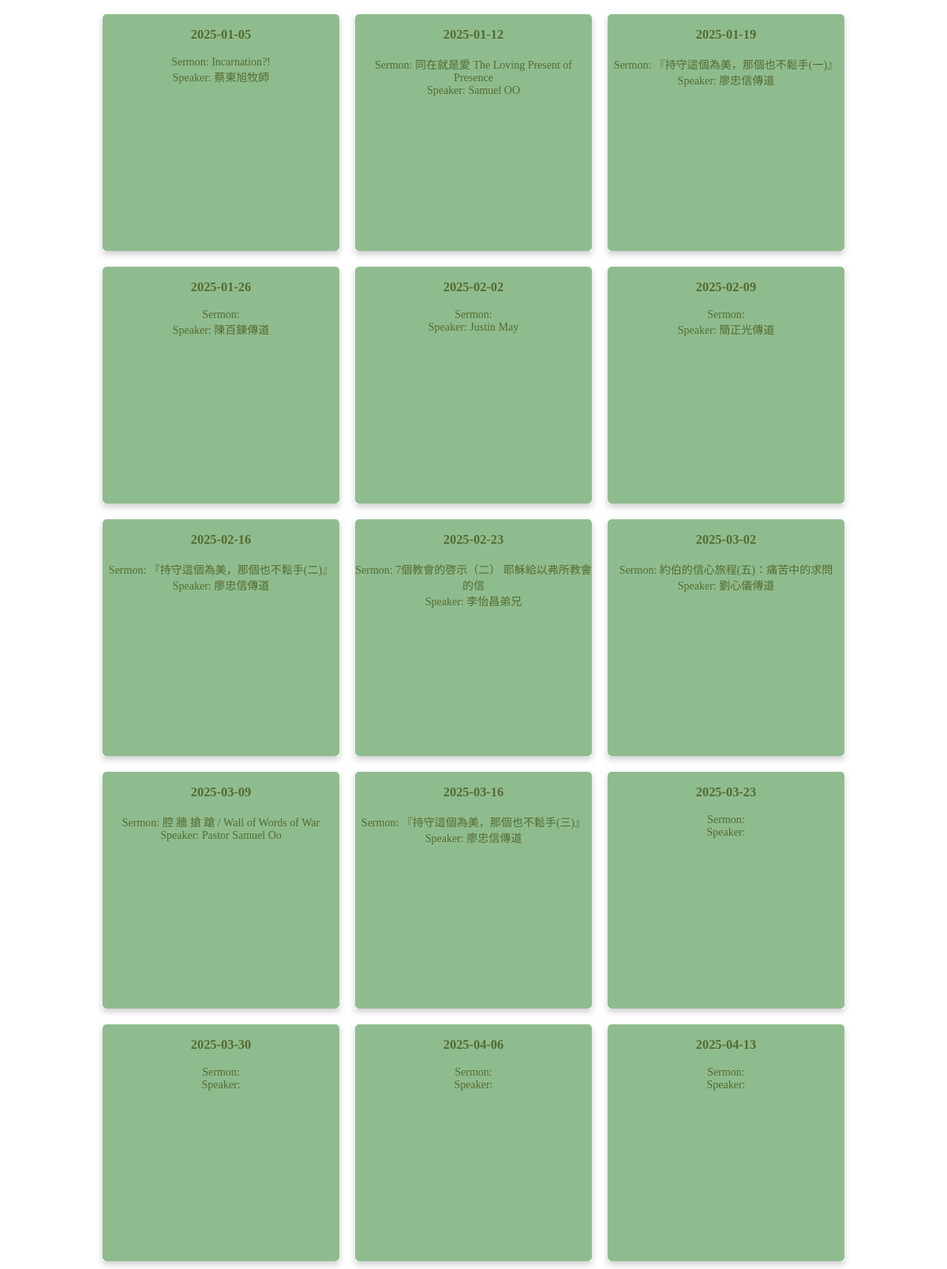
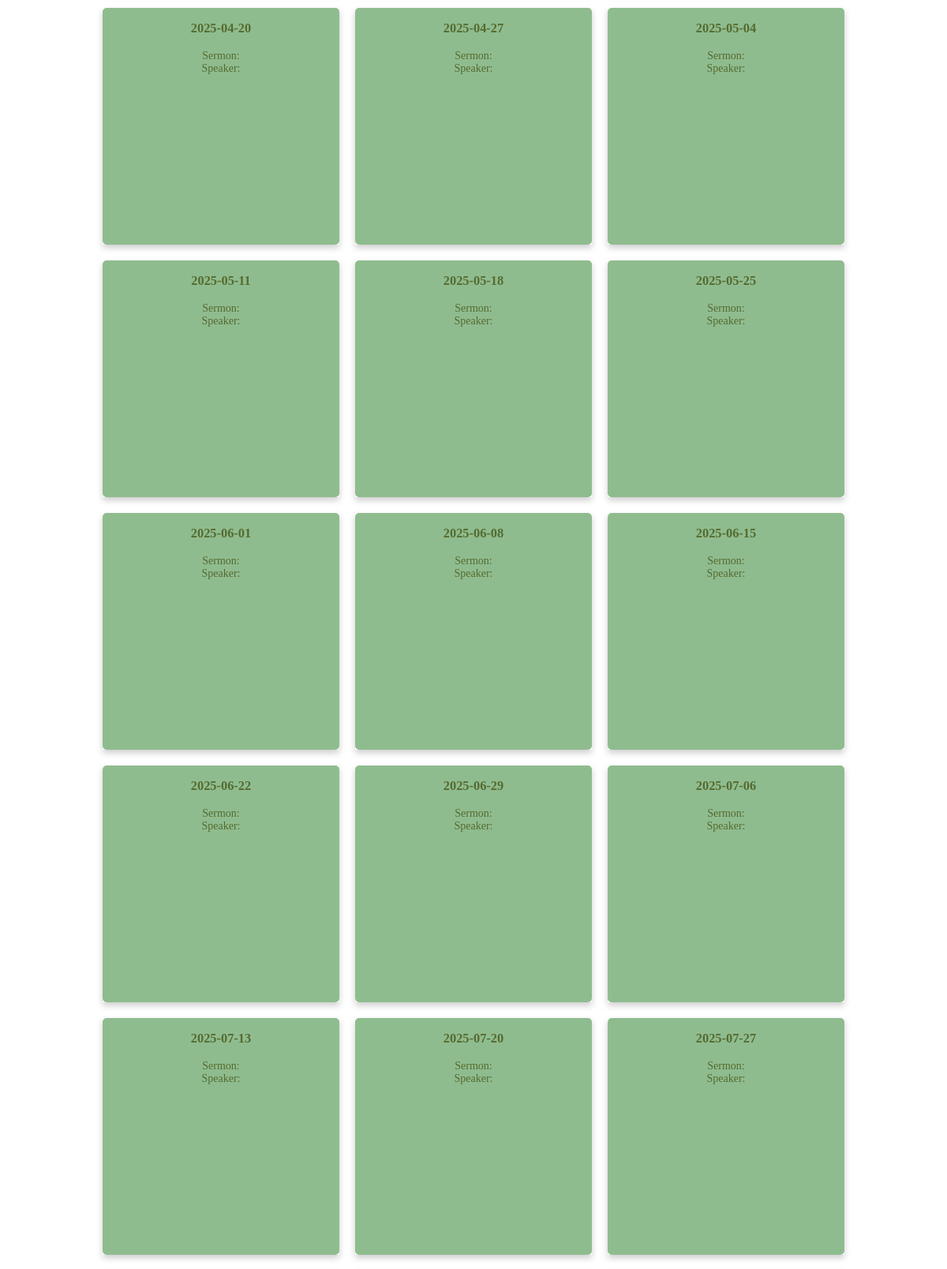
The page / (upper part) on the database its author committed (2 pictures, top to bottom).
### tables this page shows
CREATE TABLE sermon (sermon_id int PRIMARY key, title text, speaker text, bible_verse text, keyword text, outline text, lang text, updated text default CURRENT_TIMESTAMP, date text);

### web/index.py (the view)
@app.route("/")
def index():
	id = request.args.get('id', None)
	if id:
		songs = Utils.get_worship_songs(id)
		w = Utils.get_worship(id)
		return render_template('song.html', songs=songs, id=id, w=w)
	sundays = Tools.allsundays()
	worship = Utils.worship_list()
	worship = [{'date': x, 'worship': next((y for y in worship if y['date'] == x), -1)} for x in sundays[1]]
	return render_template('worship.html', worship=worship, sundays=sundays)

### app/db.py (called while the page is built)
def run(sql, db_name="worship.db"):
    return __execute(sql, para=None, db_name=db_name)

def __execute(sql, db_name, para=None):
    try:
        con = open(db_name)
        cur = con.cursor()
        if para:
            result = cur.execute(sql, para).fetchall()
        else:
            result = cur.execute(sql).fetchall()
        con.commit()
        return result
    except Exception as e:
        print('error', e)
        return e
    finally:
        close()

def open(db_name):
    con = _connect_db(db_name)
    return con

def close():
    try:
        con.close()
        return None
    except Exception as e:
        return e

def _connect_db(db_name):
    path = os.path.dirname(os.path.dirname(os.path.realpath(__file__)))
    con = sqlite3.connect(os.path.join(path, 'db', db_name))
    return con

### app/tools.py (called while the page is built)
def allsundays():
    now = datetime.now()
    coming_sunday = (now + timedelta(days=6-now.weekday())).strftime("%Y-%m-%d")
    year = now.year
    d = date(year, 1, 1)
    d += timedelta(days = 6 - d.weekday())  # First Sunday
    sundays = []
    sundays.append(d.strftime("%Y-%m-%d"))
    while d.year == year:
        d += timedelta(days = 7)
        if d.year == year:
            sundays.append(d.strftime("%Y-%m-%d"))
    return [coming_sunday, sundays]

### web/templates/worship.html (shortened to what this page needs)
{% include 'header.html' %}
</head>
<body>
<div class="worship_container">
{% for w in worship %}
    <div class="worship-card">
        <div class="card-inner" date="{{ w.date }}">
        <div class="card-front">
            <h3>{{ w.date }}</h3>
    {% if w.worship %}
        Sermon: {{ w.worship.sermon_title }}<br/>
        Speaker: {{ w.worship.speaker }}<br/>
        </div>
            <div class="card-back" name="{{ w.worship.worship_id }}">
            <b>Worship Team</b><br/>
                {% for team in w.worship.content %}
                    {% if team.user_name != '' %}
                        {{ team.role }}:&nbsp;{{ team.user_name }}<br/>
                    {% endif %}
                {% endfor %}
            <div class="overlay_btns"><button id="song_btn" name="{{ w.worship.worship_id }}">Songs</button>&nbsp;<button id="team_btn" name="{{ w.worship.worship_id }}">Teams</button></div>
        </div>
    {% else %}
            </div>
      <div class="card-back">
            <div class="overlay_btns"><button id="song_btn" name="{{ w.worship.worship_id }}">Songs</button>&nbsp;<button id="team_btn" name="{{ w.worship.worship_id }}">Teams</button></div>
      </div>
    {% endif %}
  </div>
</div>
{% endfor %}
</div>
</body>
</html>

### web/templates/header.html (shortened to what this page needs)
<!DOCTYPE html>
<html lang="en">
<head>
    <link href="../static/jquery-ui.css" rel="stylesheet">
</head>

### web/templates/worship.html (style rules this page uses)
.worship_container { display: flex; flex-wrap: wrap; flex-direction: row; align-items: center; justify-content: center; }
.worship_container > div { min-width: 220px; margin: 10px; text-align: center; font-size: 14px; }
.worship-card { background-color: transparent; width: 300px; height: 300px; perspective: 1000px; }
.card-inner { position: relative; width: 100%; height: 100%; text-align: center; transition: transform 0.6s; transform-style: preserve-3d; box-shadow: 0 4px 8px 0 rgba(0,0,0,0.2); }
.card-front, .card-back { position: absolute; width: 100%; height: 100%; -webkit-backface-visibility: hidden; backface-visibility: hidden; border-radius: 5px; }
.card-front { background-color: #8FBC8F; color: #556B2F; }
.card-back { background-color: #009688; color: #fff; transform: rotateY(180deg); }
.overlay_btns { position: absolute ; bottom: 10px; right: 10px; font-size: 12px; }

### rows shown on the page
sermon: worship.sermon_title "Incarnation?!", worship.speaker "蔡東旭牧師"
sermon: worship.sermon_title "同在就是愛 The Loving Present of Presence", worship.speaker "Samuel OO"
sermon: worship.sermon_title "『持守這個為美，那個也不鬆手(一)』", worship.speaker "廖忠信傳道"
sermon: worship.speaker "陳百鍊傳道"
sermon: worship.speaker "Justin May"
sermon: worship.speaker "簡正光傳道"
sermon: worship.sermon_title "『持守這個為美，那個也不鬆手(二)』", worship.speaker "廖忠信傳道"
sermon: worship.sermon_title "7個教會的啓示（二） 耶穌給以弗所教會的信", worship.speaker "李怡昌弟兄"
sermon: worship.sermon_title "約伯的信心旅程(五)：痛苦中的求問", worship.speaker "劉心儀傳道"
sermon: worship.sermon_title "腔 牆 搶 蹌 / Wall of Words of War", worship.speaker "Pastor Samuel Oo"
sermon: worship.sermon_title "『持守這個為美，那個也不鬆手(三)』", worship.speaker "廖忠信傳道"

### other values the page prints
{{ w.date }} "2025-01-05" "2025-01-12" "2025-01-19" "2025-01-26" "2025-02-02" "2025-02-09" "2025-02-16" "2025-02-23" "2025-03-02" "2025-03-09" "2025-03-16" "2025-03-23" "2025-03-30" "2025-04-06" "2025-04-13" "2025-04-20" "2025-04-27" "2025-05-04" "2025-05-11" "2025-05-18" "2025-05-25" "2025-06-01" "2025-06-08" "2025-06-15" "2025-06-22" "2025-06-29" "2025-07-06" "2025-07-13" "2025-07-20" "2025-07-27"
